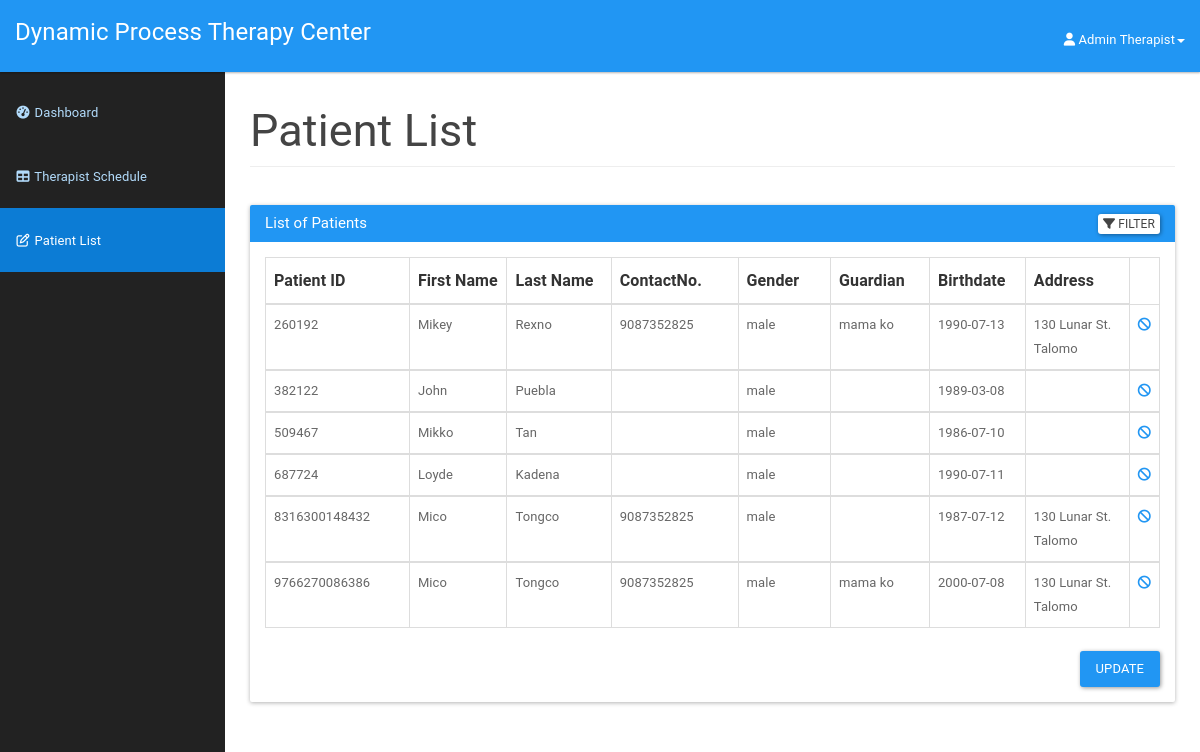
The app's page /doctor/patientlist.php (signed in) with its own data.
### tables this page shows
CREATE TABLE `doctor` (
  `icDoctor` bigint(12) NOT NULL,
  `password` varchar(20) NOT NULL,
  `doctorId` int(3) NOT NULL,
  `doctorFirstName` varchar(50) NOT NULL,
  `doctorLastName` varchar(50) NOT NULL,
  `doctorAddress` varchar(100) NOT NULL,
  `doctorPhone` varchar(15) NOT NULL,
  `doctorEmail` varchar(20) NOT NULL,
  `doctorDOB` date NOT NULL
);

CREATE TABLE `patient` (
  `icPatient` bigint(12) NOT NULL,
  `password` varchar(20) NOT NULL,
  `patientFirstName` varchar(20) NOT NULL,
  `patientLastName` varchar(20) NOT NULL,
  `patientMaritialStatus` varchar(10) NOT NULL,
  `patientDOB` date NOT NULL,
  `patientGender` varchar(10) NOT NULL,
  `patientAddress` varchar(100) NOT NULL,
  `patientPhone` varchar(15) NOT NULL,
  `patientEmail` varchar(100) NOT NULL
);

### doctor/patientlist.php (the view, shortened to what this page needs)
<?php
include_once '../asset/conn/dbconnect.php';
$usersession = $_SESSION['doctorSession'];
$res=mysqli_query($con,"SELECT * FROM doctor WHERE doctorId=".$usersession);
$userRow=mysqli_fetch_array($res,MYSQLI_ASSOC);
?>
<!DOCTYPE html>
<html lang="en">
    <head>
        <link href="assets/css/material.css" rel="stylesheet">
        <link href="assets/css/sb-admin.css" rel="stylesheet">
        <link href="assets/css/time/bootstrap-clockpicker.css" rel="stylesheet">
        <link href="assets/css/style.css" rel="stylesheet">
        <link href="assets/font-awesome/css/font-awesome.css" rel="stylesheet">
    </head>
    <body>
        <div id="wrapper">
            <nav class="navbar navbar-inverse navbar-fixed-top" role="navigation">
                <div class="navbar-header">
                    <a class="navbar-brand" href="doctordashboard.php">Dynamic Process Therapy Center</a>
                </div>
                <ul class="nav navbar-right top-nav">
                    <li class="dropdown">
                        <a href="#" class="dropdown-toggle" data-toggle="dropdown"><i class="fa fa-user"></i> <?php echo $userRow['doctorFirstName']; ?> <?php echo $userRow['doctorLastName']; ?><b class="caret"></b></a>
                    </li>
                </ul>
                <div class="collapse navbar-collapse navbar-ex1-collapse">
                    <ul class="nav navbar-nav side-nav">
                         <li>
                            <a href="doctordashboard.php"><i class="fa fa-fw fa-dashboard"></i> Dashboard</a>
                        </li>
                        <li>
                            <a href="addschedule.php"><i class="fa fa-fw fa-table"></i> Therapist Schedule</a>
                        </li>
                        <li class="active">
                            <a href="patientlist.php"><i class="fa fa-fw fa-edit"></i> Patient List</a>
                        </li>
                    </ul>
                </div>
            </nav>
            <div id="page-wrapper">
                <div class="container-fluid">
                    <div class="row">
                        <div class="col-lg-12">
                            <h2 class="page-header">
                            Patient List
                            </h2>
                        </div>
                    </div>
                    <div class="panel panel-primary filterable">
                        <div class="panel-heading">
                            <h3 class="panel-title">List of Patients</h3>
                            <div class="pull-right">
                            <button class="btn btn-default btn-xs btn-filter"><span class="fa fa-filter"></span> Filter</button>
                        </div>
                        </div>
                        <div class="panel-body">
                        <table class="table table-hover table-bordered">
                            <thead>
                                <tr class="filters">
                                    <th><input type="text" class="form-control" placeholder="Patient ID" disabled></th>
                                    <th><input type="text" class="form-control" placeholder="First Name" disabled></th>
                                    <th><input type="text" class="form-control" placeholder="Last Name" disabled></th>
                                    <th><input type="text" class="form-control" placeholder="ContactNo." disabled></th>
                                    <th><input type="text" class="form-control" placeholder="Gender" disabled></th>
                                    <th><input type="text" class="form-control" placeholder="Guardian" disabled></th>
                                    <th><input type="text" class="form-control" placeholder="Birthdate" disabled></th>
                                    <th><input type="text" class="form-control" placeholder="Address" disabled></th>
                                </tr>
                            </thead>
                            <?php
                            $result=mysqli_query($con,"SELECT * FROM patient");
                            while ($patientRow=mysqli_fetch_array($result)) {
                                echo "<tbody>";
                                echo "<tr>";
                                    echo "<td>" . $patientRow['icPatient'] . "</td>";
                                    echo "<td>" . $patientRow['patientFirstName'] . "</td>";
                                    echo "<td>" . $patientRow['patientLastName'] . "</td>";
                                    echo "<td>" . $patientRow['patientPhone'] . "</td>";
                                    echo "<td>" . $patientRow['patientGender'] . "</td>";
                                    echo "<td>" . $patientRow['patientMaritialStatus'] . "</td>";
                                    echo "<td>" . $patientRow['patientDOB'] . "</td>";
                                    echo "<td>" . $patientRow['patientAddress'] . "</td>";
                                    echo "<form method='POST'>";
                                    echo "<td class='text-center'><a href='#' id='".$patientRow['icPatient']."' class='delete'><i class='fa-solid fa-ban'></i></a>
                            </td>";
                            }
                                echo "</tr>";
                           echo "</tbody>";
                       echo "</table>";
                       echo "<div class='panel panel-default'>";
                       echo "<div class='col-md-offset-3 pull-right'>";
                       echo "<button class='btn btn-primary' type='submit' value='Submit' name='submit'>Update</button>";
                        echo "</div>";
                        echo "</div>";
                        ?>
                        </div>
                    </div>
                </div>
            </div>
    </body>
</html>

### doctor/assets/css/sb-admin.css (style rules this page uses)
body { margin-top: 100px; background-color: #222; }
@media (min-width:768px) { body { margin-top: 50px; } }
#wrapper { padding-left: 0; }
#page-wrapper { min-height: 900px !important; width: 100%; padding: 0; background-color: #fff; }
@media (min-width:768px) { #wrapper { padding-left: 225px; } }
@media (min-width:768px) { #page-wrapper { padding: 10px; } }
.top-nav { padding: 0 15px; }
.top-nav>li { display: inline-block; float: left; }
.top-nav>li>a { padding-top: 17px; padding-bottom: 10px; line-height: 45px; color: white; }
@media (min-width:768px) { .side-nav { position: fixed; top: 80px; left: 225px; width: 225px; margin-left: -225px; border: none; border-radius: 0; overflow-y: auto; background-color: #222; bottom: 0; overflow-x: hidden; padding-bottom: 40px; } }
@media (min-width:768px) { .side-nav>li>a { width: 225px; } }

### doctor/assets/css/style.css (style rules this page uses)
.filterable { margin-top: 15px; }
.filterable .panel-heading .pull-right { margin-top: -20px; }
.filterable .filters input[disabled] { background-color: transparent; border: none; cursor: auto; box-shadow: none; padding: 0; height: auto; }

### records on screen
doctor: doctorFirstName "Admin", doctorLastName "Therapist"
patient: icPatient "260192", patientFirstName "Mikey", patientLastName "Rexno", patientPhone "9087352825", patientGender "male", patientMaritialStatus "mama ko", patientDOB "1990-07-13", patientAddress "130 Lunar St. Talomo"
patient: icPatient "382122", patientFirstName "John", patientLastName "Puebla", patientGender "male", patientDOB "1989-03-08"
patient: icPatient "509467", patientFirstName "Mikko", patientLastName "Tan", patientGender "male", patientDOB "1986-07-10"
patient: icPatient "687724", patientFirstName "Loyde", patientLastName "Kadena", patientGender "male", patientDOB "1990-07-11"
patient: icPatient "8316300148432", patientFirstName "Mico", patientLastName "Tongco", patientPhone "9087352825", patientGender "male", patientDOB "1987-07-12", patientAddress "130 Lunar St. Talomo"
patient: icPatient "9766270086386", patientFirstName "Mico", patientLastName "Tongco", patientPhone "9087352825", patientGender "male", patientMaritialStatus "mama ko", patientDOB "2000-07-08", patientAddress "130 Lunar St. Talomo"
